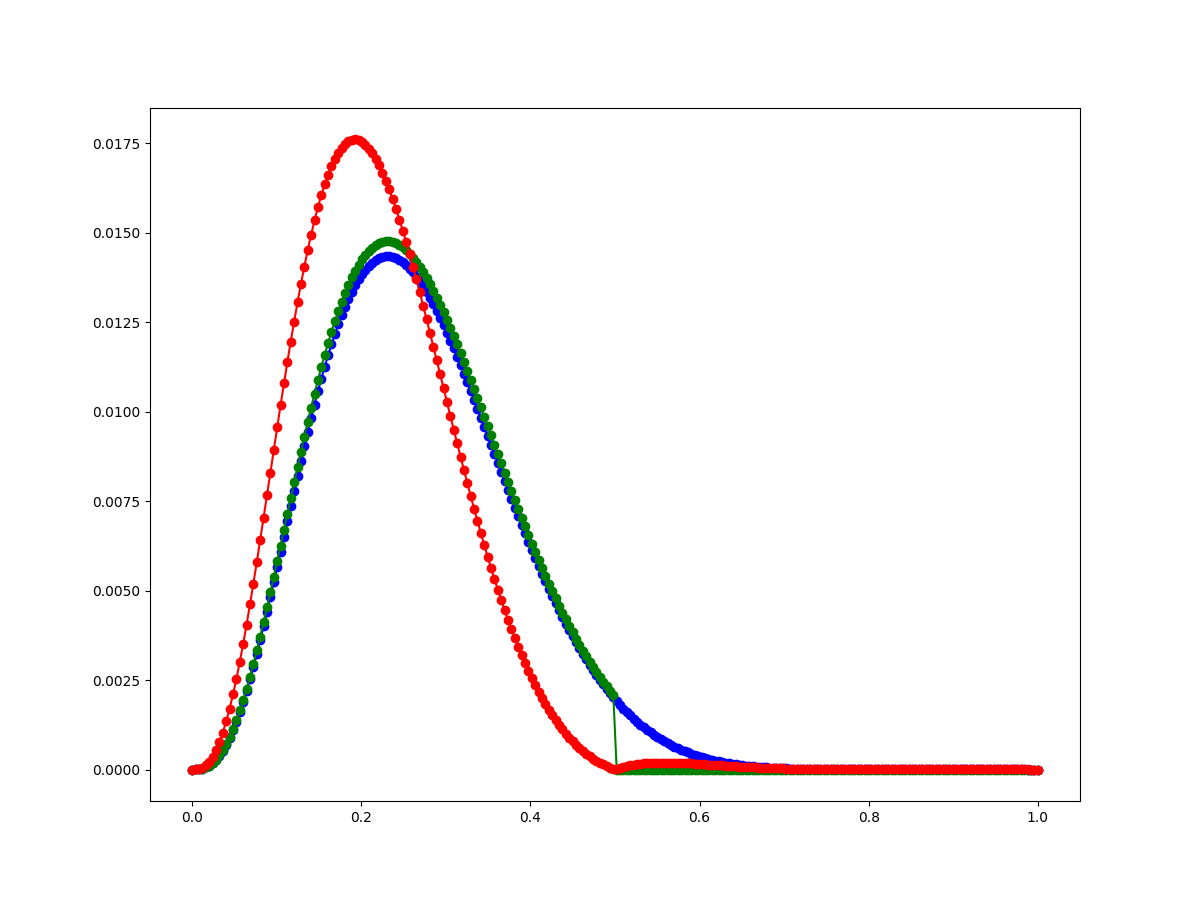

Python code for this plot:
import numpy as np
from scipy import stats
import matplotlib.pyplot as plt

def posterior_grid(grid_points, heads, tails, prior_type='uniform'):
    grid = np.linspace(0, 1, grid_points)
    if prior_type == 'uniform':
        prior = np.repeat(1, grid_points)
    elif prior_type == 'cond':
        prior = (grid <= 0.5).astype(int)
    elif prior_type == 'abs':
        prior = abs(grid - 0.5)

    likelihood = stats.binom.pmf(heads, heads + tails, grid)
    posterior = likelihood * prior
    posterior /= posterior.sum()
    return grid, posterior

data = np.repeat([0, 1], (10, 3))
points = 250
h = data.sum()
t = len(data) - h


grid, posterior_uniform = posterior_grid(points, h, t, 'uniform')
grid, posterior_cond = posterior_grid(points, h, t, 'cond')
grid, posterior_abs = posterior_grid(points, h, t, 'abs')

plt.figure(figsize=(12, 9))
plt.plot(grid, posterior_uniform, '-o', label='uniform prior', color='blue')
plt.plot(grid, posterior_cond, '-o', label='conditional prior', color='green')
plt.plot(grid, posterior_abs, '-o', label='absolute prior', color='red')

plt.savefig('ex01.png')



